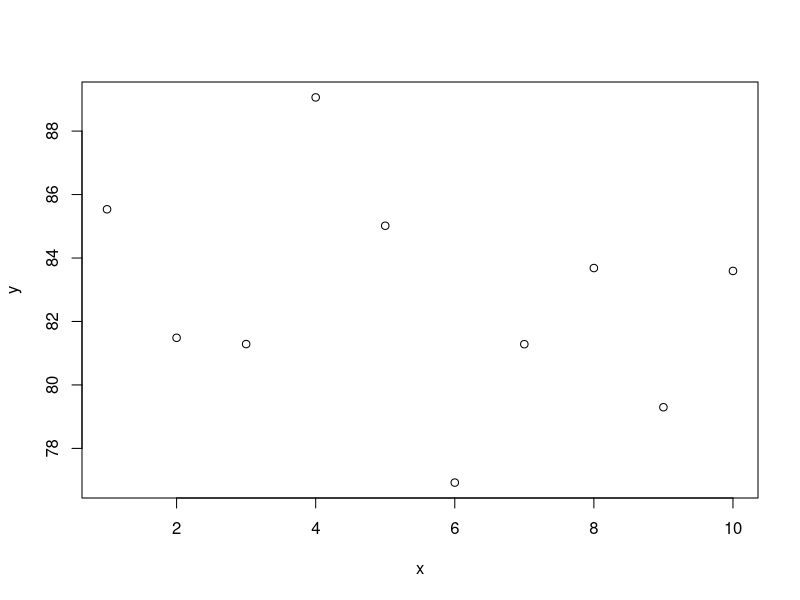

The R source for this figure:
# github ------

# Version Control ----

# Git is a distributed version control system.
# instead of saving heaps of files of the same thing over and over (v1, v2, v3) with small changes
# each time, use a version control system that keeps track of ONLY the changes each time.
# You move things from your 'Workspace' where you have heaps of files that you may not use all of,
# you move them to the 'Staging Area', and then to the 'Local repositary'.
# The 'Staging Area' contains JUST the files that you want to use, so you know which is the 'right' file.

# Aspects of github

# 1. 'Workspace' - files here are 'untracked'
# 2. 'Staging Area' - files here are 'staged'
# 3. 'Local Repositary' - files here are 'commited' or 'modidied' (post-committing)
#    (You can also have a 'Remote Repositary' which is where you host it eg. on github so someone can see it)

# In the terminal type:
# git config --global user.name "Tania M Kenyon"
# git config --global user.email "tania.kenyon@uqconnect.edu.au"

# Then create a New Project and make sure you tick 'Create a git repositery'
# Then save an R script (this one - 'github_repositaries') and then
# in the Git tab (next to History) it will show the R script and the status
# If the status is ?? it means the files are 'untracked'

# It changes your documents, your files, to hexcode.

x=seq(1, 10, len=10)
y=40*2 + rnorm(10,0,5)
plot(x,y)
summary(y)
summary(x)

# Now, say you are happy with your code, committ it.
# Select the file, the 'github_repositaries' and tick it, then click 'Commit'
# type in the comments what you have done, e.g 'This is the initial commit' or
# added analsis of x, y, z.

# ****A git repositary is a .git folder***
# So now we have a git repositary with a 'HEAD' and a branch - 'MASTER'
